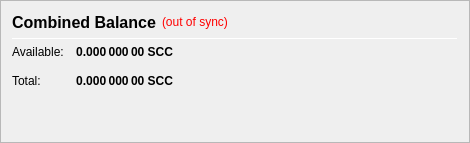
                   <widget class="QFrame" name="frame_CombinedBalances">
                    <property name="minimumSize">
                     <size>
                      <width>470</width>
                      <height>0</height>
                     </size>
                    </property>
                    <property name="frameShape">
                     <enum>QFrame::StyledPanel</enum>
                    </property>
                    <property name="frameShadow">
                     <enum>QFrame::Raised</enum>
                    </property>
                    <layout class="QVBoxLayout" name="verticalLayout_5">
                     <item>
                      <layout class="QHBoxLayout" name="horizontalLayout_5" stretch="0,0,0">
                       <item>
                        <widget class="QLabel" name="label_5z">
                         <property name="minimumSize">
                          <size>
                           <width>0</width>
                           <height>20</height>
                          </size>
                         </property>
                         <property name="font">
                          <font>
                           <pointsize>12</pointsize>
                           <weight>75</weight>
                           <bold>true</bold>
                          </font>
                         </property>
                         <property name="toolTip">
                          <string>Combined Balance (including unconfirmed and immature coins)</string>
                         </property>
                         <property name="text">
                          <string>Combined Balance</string>
                         </property>
                        </widget>
                       </item>
                       <item>
                        <widget class="QLabel" name="labelWalletStatus">
                         <property name="cursor">
                          <cursorShape>WhatsThisCursor</cursorShape>
                         </property>
                         <property name="toolTip">
                          <string>The displayed information may be out of date. Your wallet automatically synchronizes with the STAKECUBE network after a connection is established, but this process has not completed yet.</string>
                         </property>
                         <property name="styleSheet">
                          <string notr="true">QLabel { color: red; }</string>
                         </property>
                         <property name="text">
                          <string notr="true">(out of sync)</string>
                         </property>
                         <property name="alignment">
                          <set>Qt::AlignLeading|Qt::AlignLeft|Qt::AlignVCenter</set>
                         </property>
                        </widget>
                       </item>
                       <item>
                        <spacer name="horizontalSpacer_1">
                         <property name="orientation">
                          <enum>Qt::Horizontal</enum>
                         </property>
                         <property name="sizeHint" stdset="0">
                          <size>
                           <width>40</width>
                           <height>20</height>
                          </size>
                         </property>
                        </spacer>
                       </item>
                      </layout>
                     </item>
                     <item>
                      <widget class="Line" name="line_CombinedBalance">
                       <property name="minimumSize">
                        <size>
                         <width>0</width>
                         <height>1</height>
                        </size>
                       </property>
                       <property name="maximumSize">
                        <size>
                         <width>16777215</width>
                         <height>1</height>
                        </size>
                       </property>
                       <property name="orientation">
                        <enum>Qt::Horizontal</enum>
                       </property>
                      </widget>
                     </item>
                     <item>
                      <layout class="QGridLayout" name="gridLayout_3">
                       <property name="spacing">
                        <number>12</number>
                       </property>
                       <item row="1" column="0">
                        <widget class="QLabel" name="labelBalanceTextz">
                         <property name="text">
                          <string>Available:</string>
                         </property>
                        </widget>
                       </item>
                       <item row="1" column="1">
                        <widget class="QLabel" name="labelBalancez">
                         <property name="font">
                          <font>
                           <weight>75</weight>
                           <bold>true</bold>
                          </font>
                         </property>
                         <property name="cursor">
                          <cursorShape>IBeamCursor</cursorShape>
                         </property>
                         <property name="toolTip">
                          <string>Your current spendable balance</string>
                         </property>
                         <property name="text">
                          <string notr="true">0.000 000 00 SCC</string>
                         </property>
                         <property name="alignment">
                          <set>Qt::AlignRight|Qt::AlignTrailing|Qt::AlignVCenter</set>
                         </property>
                         <property name="textInteractionFlags">
                          <set>Qt::LinksAccessibleByMouse|Qt::TextSelectableByKeyboard|Qt::TextSelectableByMouse</set>
                         </property>
                        </widget>
                       </item>
                       <item row="2" column="0">
                        <widget class="QLabel" name="labelTotalTextz">
                         <property name="text">
                          <string>Total:</string>
                         </property>
                        </widget>
                       </item>
                       <item row="2" column="1">
                        <widget class="QLabel" name="labelTotalz">
                         <property name="font">
                          <font>
                           <weight>75</weight>
                           <bold>true</bold>
                          </font>
                         </property>
                         <property name="cursor">
                          <cursorShape>IBeamCursor</cursorShape>
                         </property>
                         <property name="toolTip">
                          <string>Total Balance, including all unavailable coins.</string>
                         </property>
                         <property name="text">
                          <string notr="true">0.000 000 00 SCC</string>
                         </property>
                         <property name="alignment">
                          <set>Qt::AlignRight|Qt::AlignTrailing|Qt::AlignVCenter</set>
                         </property>
                         <property name="textInteractionFlags">
                          <set>Qt::LinksAccessibleByMouse|Qt::TextSelectableByKeyboard|Qt::TextSelectableByMouse</set>
                         </property>
                        </widget>
                       </item>
                       <item row="2" column="3">
                        <spacer name="horizontalSpacer_2">
                         <property name="orientation">
                          <enum>Qt::Horizontal</enum>
                         </property>
                         <property name="sizeHint" stdset="0">
                          <size>
                           <width>40</width>
                           <height>20</height>
                          </size>
                         </property>
                        </spacer>
                       </item>
                      </layout>
                     </item>
                     <item>
                      <spacer name="verticalSpacer_1">
                       <property name="orientation">
                        <enum>Qt::Vertical</enum>
                       </property>
                       <property name="sizeHint" stdset="0">
                        <size>
                         <width>20</width>
                         <height>40</height>
                        </size>
                       </property>
                      </spacer>
                     </item>
                    </layout>
                   </widget>
